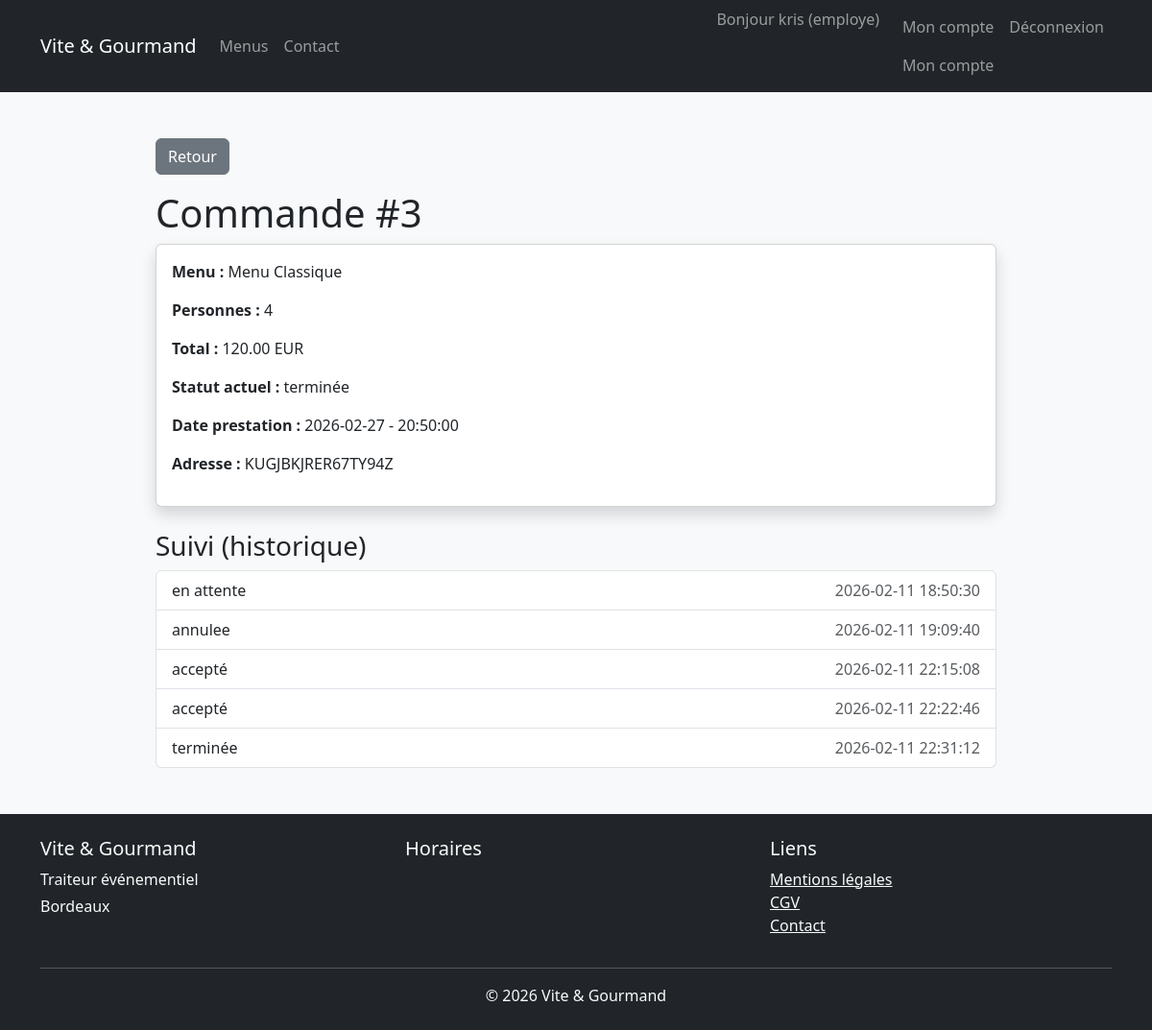
The app's page /public/order.php?id=3 (signed in) with its own data.
### tables this page shows
CREATE TABLE `commandes` (
  `id` int NOT NULL AUTO_INCREMENT,
  `user_id` int DEFAULT NULL,
  `menu_id` int DEFAULT NULL,
  `nb_personnes` int DEFAULT NULL,
  `prix_total` decimal(8,2) DEFAULT NULL,
  `prix_livraison` decimal(8,2) DEFAULT NULL,
  `adresse_livraison` text,
  `date_evenement` date DEFAULT NULL,
  `heure_livraison` time DEFAULT NULL,
  `statut` varchar(50) DEFAULT NULL,
  `created_at` timestamp NULL DEFAULT CURRENT_TIMESTAMP,
  `ville` varchar(100) NOT NULL DEFAULT 'Bordeaux',
  `distance_km` decimal(6,2) NOT NULL DEFAULT '0.00',
  PRIMARY KEY (`id`),
  KEY `user_id` (`user_id`),
  KEY `menu_id` (`menu_id`),
  CONSTRAINT `commandes_ibfk_1` FOREIGN KEY (`user_id`) REFERENCES `users` (`id`),
  CONSTRAINT `commandes_ibfk_2` FOREIGN KEY (`menu_id`) REFERENCES `menus` (`id`)
);

CREATE TABLE `menus` (
  `id` int NOT NULL AUTO_INCREMENT,
  `titre` varchar(150) DEFAULT NULL,
  `description` text,
  `prix_base` decimal(8,2) DEFAULT NULL,
  `nb_personnes_min` int DEFAULT NULL,
  `theme` varchar(100) DEFAULT NULL,
  `regime` varchar(100) DEFAULT NULL,
  `conditions_menu` text,
  `stock` int DEFAULT NULL,
  PRIMARY KEY (`id`)
);

CREATE TABLE `order_status_history` (
  `id` int NOT NULL AUTO_INCREMENT,
  `commande_id` int DEFAULT NULL,
  `statut` varchar(50) DEFAULT NULL,
  `date_modification` timestamp NULL DEFAULT CURRENT_TIMESTAMP,
  PRIMARY KEY (`id`),
  KEY `commande_id` (`commande_id`),
  CONSTRAINT `order_status_history_ibfk_1` FOREIGN KEY (`commande_id`) REFERENCES `commandes` (`id`)
);

### public/order.php (the view, shortened to what this page needs)
<?php
require_once("../config/database.php");
$orderId = (int)$_GET["id"];
$userId = (int)$_SESSION["user"]["id"];
$stmt = $pdo->prepare("
    SELECT c.*, m.titre AS menu_titre
    FROM commandes c
    JOIN menus m ON m.id = c.menu_id
    WHERE c.id = ? AND c.user_id = ?
");
$stmt->execute([$orderId, $userId]);
$commande = $stmt->fetch(PDO::FETCH_ASSOC);
$stmtH = $pdo->prepare("
    SELECT statut, date_modification
    FROM order_status_history
    WHERE commande_id = ?
    ORDER BY date_modification ASC
");
$stmtH->execute([$orderId]);
$history = $stmtH->fetchAll(PDO::FETCH_ASSOC);
?>
<!DOCTYPE html>
<html>
<head>
  <link href="https://cdn.jsdelivr.net/npm/bootstrap@5.3.2/dist/css/bootstrap.min.css" rel="stylesheet">
</head>
<body class="bg-light">
<?php require_once("../views/navbar.php"); ?>
<div class="container mt-5" style="max-width: 900px;">
  <a href="account.php" class="btn btn-secondary mb-3">Retour</a>
  <h1>Commande #<?= $commande["id"]; ?></h1>
  <div class="card shadow mb-4">
    <div class="card-body">
      <p><strong>Menu :</strong> <?= htmlspecialchars($commande["menu_titre"]); ?></p>
      <p><strong>Personnes :</strong> <?= (int)$commande["nb_personnes"]; ?></p>
      <p><strong>Total :</strong> <?= number_format((float)$commande["prix_total"], 2); ?> EUR</p>
      <p><strong>Statut actuel :</strong> <?= htmlspecialchars($commande["statut"]); ?></p>
      <p><strong>Date prestation :</strong> <?= htmlspecialchars($commande["date_evenement"]); ?> - <?= htmlspecialchars($commande["heure_livraison"]); ?></p>
      <p><strong>Adresse :</strong> <?= htmlspecialchars($commande["adresse_livraison"]); ?></p>
    </div>
  </div>
  <h3>Suivi (historique)</h3>
  <?php if (empty($history)): ?>
    <p>Aucun historique.</p>
  <?php else: ?>
    <ul class="list-group">
      <?php foreach ($history as $h): ?>
        <li class="list-group-item d-flex justify-content-between">
          <span><?= htmlspecialchars($h["statut"]); ?></span>
          <span class="text-muted"><?= htmlspecialchars($h["date_modification"]); ?></span>
        </li>
      <?php endforeach; ?>
    </ul>
  <?php endif; ?>
</div>
<?php require_once("../views/footer.php"); ?>
</body>
</html>

### records on screen
commandes: id "3", menu.titre "Menu Classique", nb_personnes "4", prix_total "120.00", statut "terminée", date_evenement "2026-02-27", heure_livraison "20:50:00", adresse_livraison "KUGJBKJRER67TY94Z"
order_status_history: statut "en attente", date_modification "2026-02-11 18:50:30"
order_status_history: statut "annulee", date_modification "2026-02-11 19:09:40"
order_status_history: statut "accepté", date_modification "2026-02-11 22:15:08"
order_status_history: statut "accepté", date_modification "2026-02-11 22:22:46"
order_status_history: statut "terminée", date_modification "2026-02-11 22:31:12"

### other values on screen
$_SESSION["user"]["prenom"] "kris"
$_SESSION["user"]["role"] "employe"
